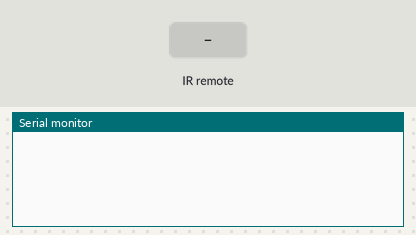
This sketch was run on a simulated Arduino Uno, built with avr-gcc and run on an emulated ATmega328P. Parts: the last lines printed to the serial monitor. Inputs (shaded band) come from the test bench.

Above: at 2.8 s.
2.9 s: infrared code 0x41 received
At 3.07 s:
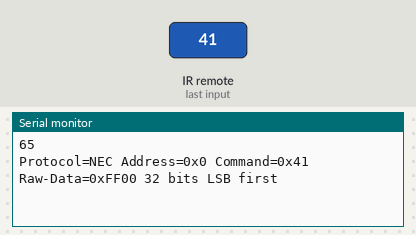
At 4.3 s:
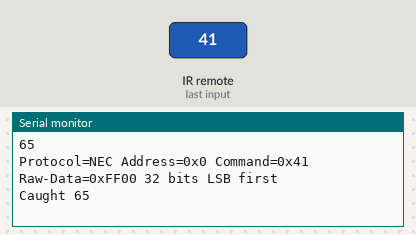

Measured:
- after the input at 2.9 s, the serial monitor: prints a new line after 0.10 s (image 1)

The sketch:

ir_power_relay.ino
```cpp
#include <IRremote.hpp>

const uint_fast8_t IR_RECEIVE_PIN = 8;
const uint_fast8_t IR_SEND_PIN = 3;

void setup()
{
  Serial.begin(9600);
  IrReceiver.begin(IR_RECEIVE_PIN, ENABLE_LED_FEEDBACK);
  IrSender.begin(IR_SEND_PIN, ENABLE_LED_FEEDBACK, USE_DEFAULT_FEEDBACK_LED_PIN);
}

void loop() {
  delay(1000);
  if (IrReceiver.decode()) {
      Serial.println(IrReceiver.decodedIRData.command);
      IrReceiver.printIRResultShort(&Serial); // Print complete received data in one line
      IrReceiver.printIRSendUsage(&Serial);   // Print the statement required to send this data
      IrReceiver.resume(); // Enable receiving of the next value
      if (IrReceiver.decodedIRData.command == 65) {
        Serial.println("Caught 65");
        delay(1000);
        IrSender.sendSamsung(0x5343, 0x42, 2);
      }
  }

}
```
